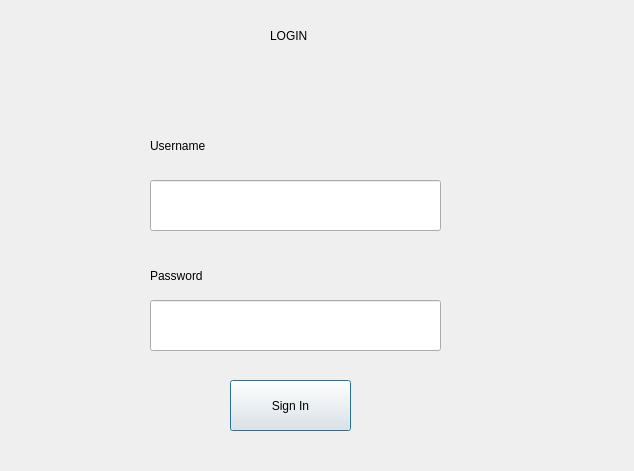
<?xml version="1.0" encoding="UTF-8"?>
<ui version="4.0">
 <class>Login</class>
 <widget class="QDialog" name="Login">
  <property name="geometry">
   <rect>
    <x>0</x>
    <y>0</y>
    <width>634</width>
    <height>471</height>
   </rect>
  </property>
  <property name="windowTitle">
   <string>Dialog</string>
  </property>
  <widget class="QLabel" name="label">
   <property name="geometry">
    <rect>
     <x>270</x>
     <y>10</y>
     <width>71</width>
     <height>51</height>
    </rect>
   </property>
   <property name="text">
    <string>LOGIN</string>
   </property>
  </widget>
  <widget class="QLineEdit" name="lineEdit">
   <property name="geometry">
    <rect>
     <x>150</x>
     <y>180</y>
     <width>291</width>
     <height>51</height>
    </rect>
   </property>
  </widget>
  <widget class="QLabel" name="label_2">
   <property name="geometry">
    <rect>
     <x>150</x>
     <y>120</y>
     <width>121</width>
     <height>51</height>
    </rect>
   </property>
   <property name="text">
    <string>Username</string>
   </property>
  </widget>
  <widget class="QLabel" name="label_3">
   <property name="geometry">
    <rect>
     <x>150</x>
     <y>250</y>
     <width>121</width>
     <height>51</height>
    </rect>
   </property>
   <property name="text">
    <string>Password</string>
   </property>
  </widget>
  <widget class="QLineEdit" name="lineEdit_2">
   <property name="geometry">
    <rect>
     <x>150</x>
     <y>300</y>
     <width>291</width>
     <height>51</height>
    </rect>
   </property>
   <property name="text">
    <string/>
   </property>
  </widget>
  <widget class="QPushButton" name="pushButton">
   <property name="geometry">
    <rect>
     <x>230</x>
     <y>380</y>
     <width>121</width>
     <height>51</height>
    </rect>
   </property>
   <property name="text">
    <string>Sign In</string>
   </property>
  </widget>
 </widget>
 <resources/>
 <connections/>
</ui>
